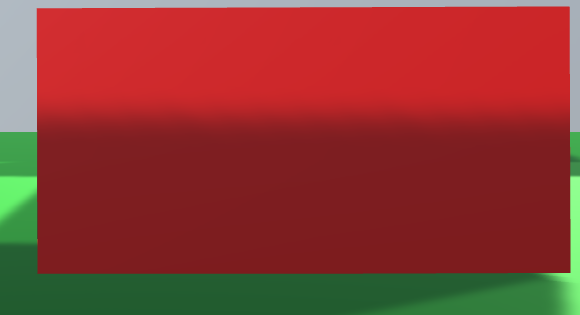
#> input picture UnityProject/screenShotLeft.png, 580 x 315 px, given in place of 1.png, which was not available
$ python -i main.py   (imports and definitions only)
#> lines starting #> are read from the running program, lines starting #| are printed output that depends on the picture; after the words box and inside, x2 and y2 are one past the last pixel; in counts of white or black regions, pixels touching at a corner belong together; long printed decimals are rounded; pictures that were not available may be replaced by others from this repository, and a replacement may not be noted
#> in start, img is the input picture: shape (315, 580, 3); mean B, G, R 48.9, 56.2, 140.4
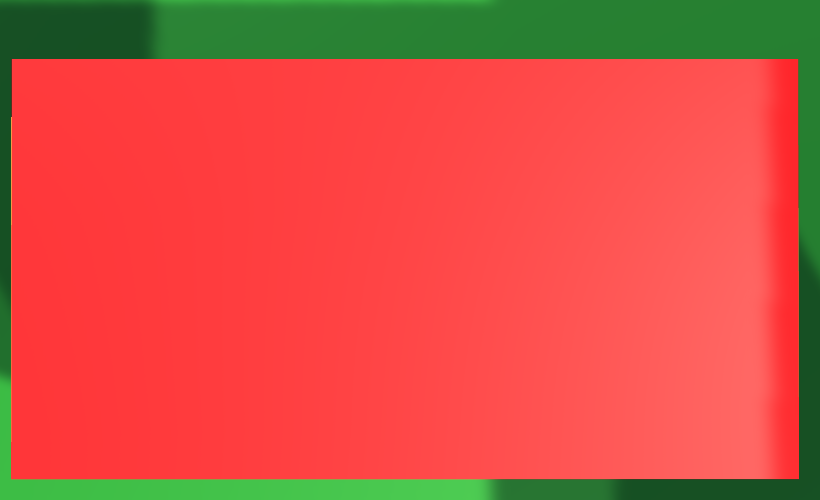
#> input picture UnityProject/screenShotUp.png, 820 x 500 px, given in place of 4.png, which was not available
#> in start, template is the input picture: shape (500, 820, 3); mean B, G, R 67.3, 81.4, 213.5
import numpy as np
import cv2

shir_real = 16  # Реальная ширина эталонного кирпича
vis_real = 7.5  # Реальная высота эталонного кирпича
shir_pix = 534  # Ширина кирпича на изображении в пикселях
vis_pix = 268  # Высота кирпича на изображении в пикселях
propSH = shir_real / shir_pix  # Полученный коэффициент на основе широты
propVIS = vis_real / vis_pix  # Полученный коэффициент на основе высоты
VisOfLeft = 7  # Необходимая высота кирпича
ShOfLeft = 15  # Необходимая ширина кирпича
Dlinaup = 23  # Необходимая длина кирпича (постель)
ErrOfSize = 3  # Допустимая погрешность (в обе стороны)
prots_sovpadenia = 0.9  # Минимально допустимый процент совпадения (ниже - брак)
del_s = 2  # Максимально допустимая разница в площади


def main(predel_max, tresh, img, template, counutW, counutH):
#> called with predel_max = 400, tresh = 67, counutW = 550, counutH = 1000
    imgray = cv2.cvtColor(img, cv2.COLOR_RGB2GRAY)
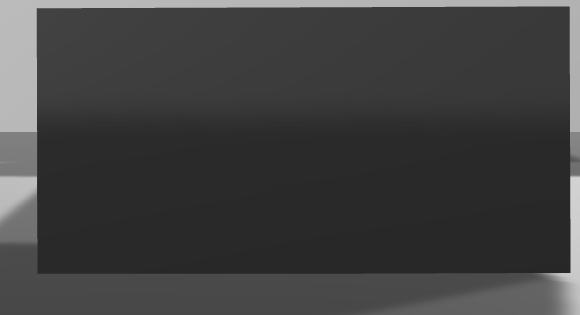
#> imgray: shape (315, 580); min 39, max 210, mean 63.8
    templategray = cv2.cvtColor(template, cv2.COLOR_RGB2GRAY)
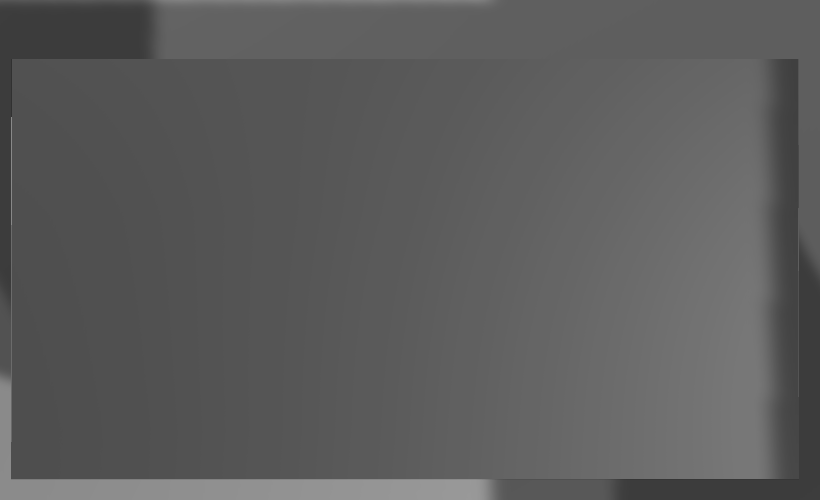
#> templategray: shape (500, 820); min 49, max 153, mean 92.2
    # Преобразование изображений в побитовые изображения
    ret, thresh1 = cv2.threshold(imgray, tresh, 255, cv2.THRESH_BINARY)
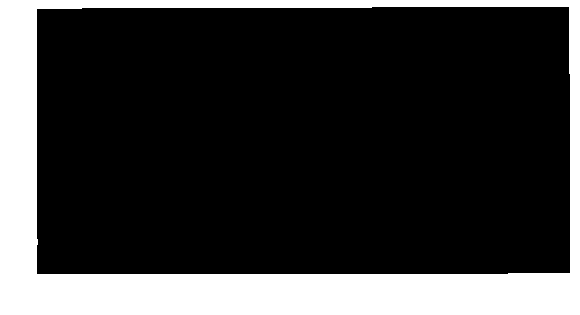
#> thresh1: shape (315, 580); 22.4% white; 1 white region, box (x1, y1, x2, y2) and area: (0, 0, 580, 315) 40904
#> ret = 67
    ret, thresh2 = cv2.threshold(templategray, tresh, 255, cv2.THRESH_BINARY)
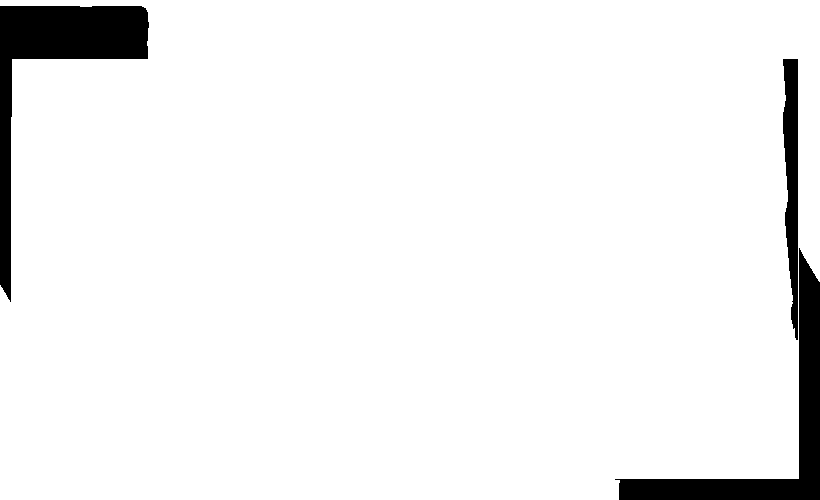
#> thresh2: shape (500, 820); 94.6% white; 3 black regions
    # Создание контуров
    contours1, hierarchy = cv2.findContours(thresh1, cv2.RETR_TREE, cv2.CHAIN_APPROX_SIMPLE)
#> contours1 = 2 contours; box (x1, y1, x2, y2) and area: (0, 0, 580, 315) 181806, (36, 6, 571, 275) 142593
    contours2, hierarchy = cv2.findContours(thresh2, cv2.RETR_TREE, cv2.CHAIN_APPROX_SIMPLE)
#> contours2 = 2 contours; box (x1, y1, x2, y2) and area: (0, 0, 820, 500) 389345, (782, 58, 799, 341) 3326
    # Переменные для нахождения максимально большого контура
    max_len = 0
    max = 0
    max_len2 = 0
    max2 = 0
    # Минимально допустимый предел длины контура
    predel_min = 10
    # Цикл для нахождения максимально большого контура с условиями размеров
    for i in contours1:
        if predel_max > len(i) > predel_min and len(i) > max_len:
            max = i
            max_len = len(i)
#> this loop made 2 passes
#> max_len on pass 2: 20
#> i on pass 1: [[0, 0], [0, 314], [579, 314], [579, 0]]
#> after the loop, max = contour of 20 points, box (x1, y1, x2, y2) (36, 6, 571, 275), area 142593; max_len = 20
    for i in contours2:
        if predel_max > len(i) > predel_min and len(i) > max_len2:
            max2 = i
            max_len2 = len(i)
#> this loop made 2 passes
#> max_len2 on pass 1: 86
#> after the loop, max2 = contour of 86 points, box (x1, y1, x2, y2) (0, 0, 820, 500), area 389345; max_len2 = 86
    # Полученные контуры
    cnt1 = max
#> cnt1 has the same summary as max
    cnt2 = max2
#> cnt2 has the same summary as max2
    # Отрисовка контуров
    cv2.drawContours(img, [cnt1], -1, (0, 255, 255), 3)
    cv2.drawContours(img, [cnt2], -1, (0, 255, 0), 3)
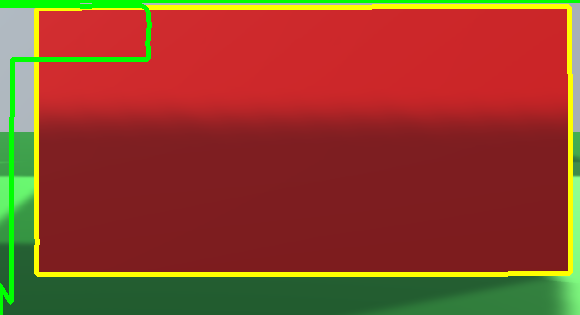
#> img: shape (315, 580, 3); mean B, G, R 41.8, 65.5, 141.7
    # Нахождение площади контуров
    s1 = cv2.contourArea(cnt1)
#> s1 = 142593
    s2 = cv2.contourArea(cnt2)
#> s2 = 389345
    # Площади и процент разницы между ними
    print(f"{s1} : {s2}")
#| 142593.0 : 389345.0
    print(f"Разница в площади = {round((s1 - s2) / (s1 / 100) if s1 > s2 else (s2 - s1) / (s2 / 100), 2)}%")
#| Разница в площади = 63.38%
    # Сравнение двух контуров и расчёт их процентного совпадения
    ret12 = cv2.matchShapes(cnt1, cnt2, 1, 0.0)
#> ret12 = 0.187
    print("Совпадение изображения с эталонным:", (1 - ret12))
#| Совпадение изображения с эталонным: 0.8133
    # Прохождение по всем контурам в массиве
    for i in contours1:
        x, y, w, h = cv2.boundingRect(i)  # Взятие координат и размеров контура
        # Отсеивание всех контуров не соответствующие размеру (шумы и мелкие отверстия)
        if counutW > w > 100 and counutH > h > 100:
            rect = cv2.minAreaRect(i)  # Нахождение минимального четырёхугольника для размещения контура
            box = cv2.boxPoints(rect)  # Построение точек четырёхугольника
            box = np.int0(box)  # построение четырёхугольника
            # Проверка на отсчёт с правильного угла четырёх угольника, в противном случае пересобирает массив
            if box[0][1] < y + h / 2:
                box2 = [box[3], box[0], box[1], box[2]]
                box = box2
            # Функция отрисовки линий и получения четырёхугольника
            for z in range(0, len(box)):
                if z + 1 != len(box):
                    cv2.line(img, box[z], box[z + 1], (0, 0, 0), 2, cv2.FILLED)
                else:
                    cv2.line(img, box[z], box[0], (0, 0, 0), 2, cv2.FILLED)
            # Отрисовка мтрелок
            cv2.arrowedLine(img, box[1], box[0], (0, 0, 255), 2, tipLength=0.1)
            cv2.arrowedLine(img, box[1], box[2], (0, 0, 255), 2, tipLength=0.03)
            # Вывод Размеров в консоль
            print(f"{round(propVIS * (box[0][1] - box[1][1]), 2)} cm")
            print(f"{round(propSH * (box[2][0] - box[1][0]), 2)} cm")
            # Ширина и высота
            VisLeft = round(propVIS * (box[0][1] - box[1][1]))
            ShLeft = round(propSH * (box[2][0] - box[1][0]))
            # Вывод значений на изображение
            cv2.putText(img, f"{round(propVIS * (box[0][1] - box[1][1]), 2)} cm",
                        (box[1][0], round((box[0][1] - box[1][1]) / 2 + box[1][1])), cv2.FONT_HERSHEY_SIMPLEX, 1,
                        (0, 0, 0), 2)
            cv2.putText(img, f"{round(propSH * (box[2][0] - box[1][0]), 2)} cm",
                        (round((box[2][0] - box[1][0]) / 2 + box[1][0]), box[1][1]), cv2.FONT_HERSHEY_SIMPLEX, 1,
                        (0, 0, 0), 2)
            # Проверка условий допустимости ширины, длинны, площади, совпадения фигур
            if 1 - ret12 > prots_sovpadenia and (
            round((s1 - s2) / (s1 / 100) if s1 > s2 else (s2 - s1) / (s2 / 100), 2)) < del_s and ((
                                                                                                          ShOfLeft + ErrOfSize > ShLeft > ShOfLeft - ErrOfSize or Dlinaup + ErrOfSize > ShLeft > Dlinaup - ErrOfSize) and (
                                                                                                          VisOfLeft + ErrOfSize > VisLeft > VisOfLeft - ErrOfSize or ShOfLeft + ErrOfSize > VisLeft > ShOfLeft - ErrOfSize)):
                #print("OK")
                return "OK"
            else:
                #print("NO")
                return "NO"
#> this loop made 2 passes
#> (x, y, w, h, rect, VisLeft, ShLeft) on pass 2: (36, 6, 535, 269, ((303, 140), (268, 534), -90), 0, 0)
#> (i, x, y, w, h) on pass 1: ([[0, 0], [0, 314], [579, 314], [579, 0]], 0, 0, 580, 315)
#| 0.0 cm
#| 0.0 cm
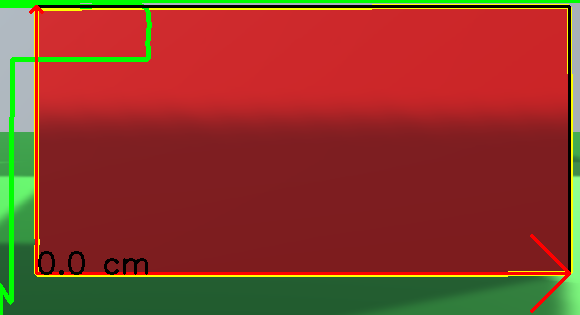
#> img: shape (315, 580, 3); 3.15% of pixels changed, all inside (x1, y1, x2, y2) = (29, 5, 571, 313)
    # Отрисовка изображений при необходимости
    # cv2.imshow("Result1", img)
    # cv2.imshow("Result2", template)
    # cv2.waitKey(0)


def start():
    ans1 = 0
    ans2 = 0
    ans3 = 0
    # Цикл для последовательной обработки разных изображений и ввода различных настроек для каждого, при необходимости
    for i in range(1, 4):
        counutW = 550   # Отсеивание всех контуров не соответствующие размеру (шумы и мелкие отверстия)
        counutH = 1000  # Отсеивание всех контуров не соответствующие размеру (шумы и мелкие отверстия)
        predel_max = 400  # Минимально допустимый предел длины контура (Полезно при наличии посторонних объектов)
        tresh = 67  # предельное значение яркости пикселя, после которго он будет принят за 0
        # Загрузка изображений: полученное, эталонное
        img = cv2.imread(fr"E:\Games 2\Unity folder\UnityProject\{i}.png")
        template = cv2.imread(f"{i + 3}.png")
        # Изменение настроек для второго изображения (изображения постели кирпича)
        if i == 1:
            ans1 = main(predel_max, tresh, img, template, counutW, counutH)
#> ans1 = 'NO'
        if i == 2:
            counutW = 1000
            predel_max = 10000
            tresh = 100
            ans2 = main(predel_max, tresh, img, template, counutW, counutH)
        if i == 3:
            counutW = 1000
            predel_max = 10000
            tresh = 100
            ans3 = main(predel_max, tresh, img, template, counutW, counutH)
            if (ans1 == "OK") and (ans2 == "OK") and (ans3 == "OK"):
                print("OK")
                return "OK"
            else:
                print(ans1, ans2, ans3)
                return "NO"

#> (the run stopped early here; a loop or call above may not have finished)
